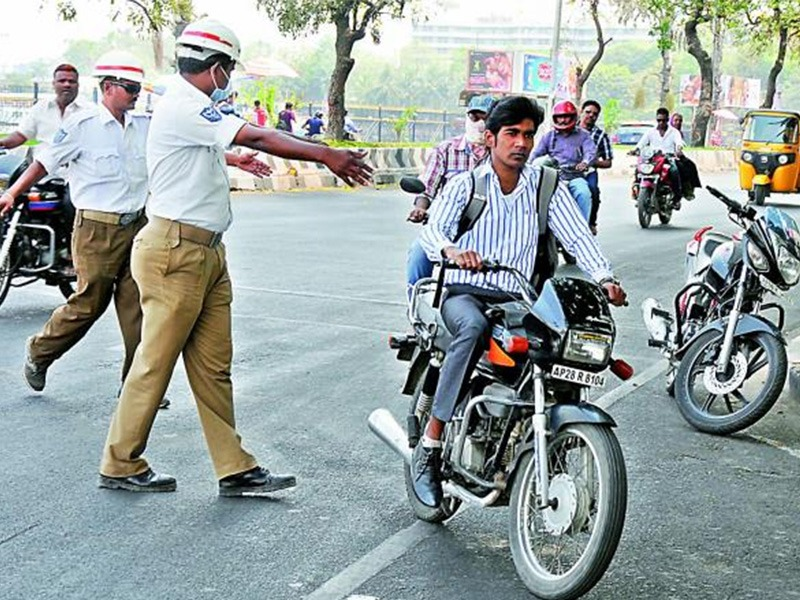
#> input picture frontend/public/testImage1.png, 800 x 600 px; its folder holds 3 pictures in this run
$ python generate_test_mock_images.py
#> lines starting #> are read from the running program, lines starting #| are printed output that depends on the picture
import os
import sys

try:
    from PIL import Image, ImageDraw, ImageFont, ImageEnhance
except ImportError:
    import subprocess
    subprocess.check_call([sys.executable, "-m", "pip", "install", "Pillow"])
    from PIL import Image, ImageDraw, ImageFont, ImageEnhance

base_dir = os.path.dirname(os.path.abspath(__file__))

# Load system font for high visibility
try:
    font = ImageFont.truetype("arial.ttf", 15)
    large_font = ImageFont.truetype("arial.ttf", 18)
except IOError:
    font = ImageFont.load_default()
    large_font = ImageFont.load_default()

# Helper to draw a box with dynamic text background
def draw_box(draw, x, y, w, h, color, text, custom_font=font):
    # Thicker border (4px) for high visibility
    draw.rectangle([x, y, x + w, y + h], outline=color, width=4)

    # Calculate exact text dimensions dynamically
    left, top, right, bottom = draw.textbbox((0, 0), text, font=custom_font)
    text_w = right - left
    text_h = bottom - top

    # Draw background box for text flag above the box (with padding)
    pad_x = 8
    pad_y = 4

    flag_y1 = y - text_h - (pad_y * 2)
    flag_y2 = y

    # If the box is at the very top of the image, draw flag inside the box
    if flag_y1 < 0:
        flag_y1 = y
        flag_y2 = y + text_h + (pad_y * 2)

    draw.rectangle([x, flag_y1, x + text_w + (pad_x * 2), flag_y2], fill=color)
    draw.text((x + pad_x, flag_y1 + pad_y), text, font=custom_font, fill="white" if color != "yellow" else "black")

def generate_set(input_filename, output_subdir, entities, lpr_plates, evidence_details):
#> called with input_filename = 'testImage1.png', output_subdir = 'test1'
    input_path = os.path.join(base_dir, "public", input_filename)
    output_dir = os.path.join(base_dir, "public", "mock-images", output_subdir)
    os.makedirs(output_dir, exist_ok=True)

    if not os.path.exists(input_path):
        print(f"Input image not found: {input_path}")
        return

    # Load original
    original = Image.open(input_path).convert("RGB")
#> original is the input picture: PIL image 800x600 RGB; mean R, G, B 153, 163.1, 161.3
    width, height = original.size
#> width = 800; height = 600

    # 1. Preprocessing (Grayscale + Contrast)
    img_pre = original.copy().convert("L").convert("RGB")
    enhancer = ImageEnhance.Contrast(img_pre)
    img_pre = enhancer.enhance(1.5)
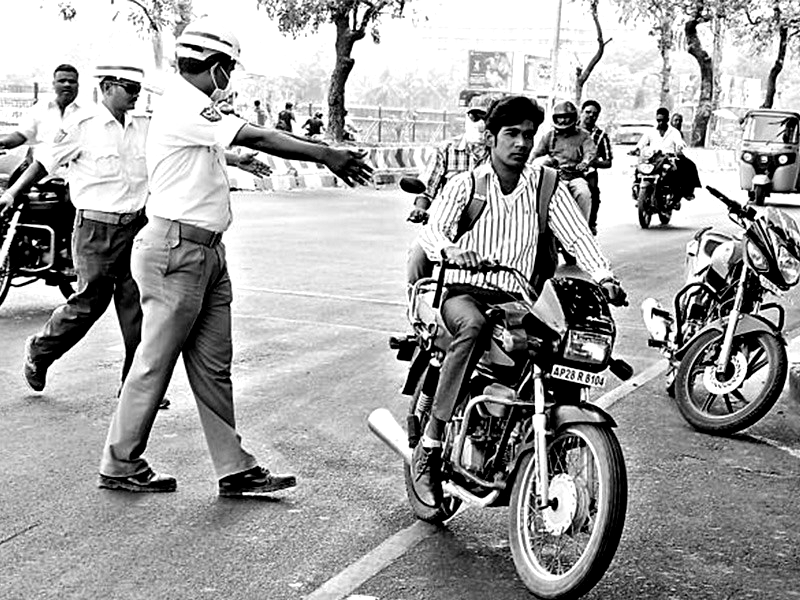
#> img_pre: PIL image 800x600 RGB; min 0, max 255, mean 159.7
    img_pre.save(os.path.join(output_dir, "preprocessing.jpg"), "JPEG", quality=85)

    # 2. Detection (Green bounding boxes for all vehicles)
    img_det = original.copy()
    draw = ImageDraw.Draw(img_det)
    for ent in entities:
        rx, ry, rw, rh = ent["rect"]
        draw_box(draw, rx, ry, rw, rh, "green", f"{ent['class']}: {ent['conf']}")
    img_det.save(os.path.join(output_dir, "detection.jpg"), "JPEG", quality=85)

    # 3. Violation Detection (Red bounding box for violators, green on rest)
    img_viol = original.copy()
    draw = ImageDraw.Draw(img_viol)
    for ent in entities:
        rx, ry, rw, rh = ent["rect"]
        if ent.get("is_violator"):
            draw_box(draw, rx, ry, rw, rh, "red", ent["violation_label"])
        else:
            draw_box(draw, rx, ry, rw, rh, "green", f"{ent['class']}: {ent['conf']}")
    img_viol.save(os.path.join(output_dir, "violation_detection.jpg"), "JPEG", quality=85)

    # 4. Classification (Red on violators, blue on rest)
    img_class = original.copy()
    draw = ImageDraw.Draw(img_class)
    for ent in entities:
        rx, ry, rw, rh = ent["rect"]
        color = "red" if ent.get("is_violator") else "blue"
        draw_box(draw, rx, ry, rw, rh, color, f"{ent['class']}: {ent['conf']}")
    img_class.save(os.path.join(output_dir, "classification.jpg"), "JPEG", quality=85)
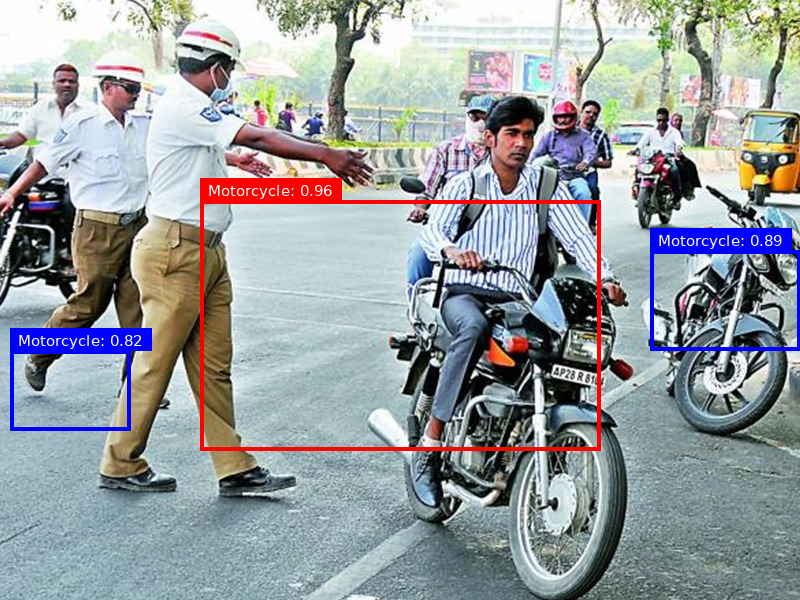
#> saved as classification.jpg: PIL image 800x600 RGB; mean R, G, B 152, 157.6, 160.7

    # 5. LPR (Orange boxes for detected plates, text centered)
    img_lpr = original.copy()
    draw = ImageDraw.Draw(img_lpr)
    for plate_info in lpr_plates:
        lpr_x, lpr_y, lpr_w, lpr_h = plate_info["rect"]
        draw_box(draw, lpr_x, lpr_y, lpr_w, lpr_h, "orange", plate_info["plate"])
        draw.rectangle([lpr_x, lpr_y, lpr_x + lpr_w, lpr_y + lpr_h], fill="orange", outline="white", width=2)

        # Center the plate text
        left, top, right, bottom = draw.textbbox((0, 0), plate_info["plate"], font=large_font)
        text_w = right - left
        text_h = bottom - top
        draw.text((lpr_x + (lpr_w - text_w)//2, lpr_y + (lpr_h - text_h)//2 - 1), plate_info["plate"], font=large_font, fill="black")
#> this loop made 1 pass
#> (left, top, right, bottom, text_w, text_h) on pass 1: (0, 4, 116, 17, 116, 13)
    img_lpr.save(os.path.join(output_dir, "lpr.jpg"), "JPEG", quality=85)

    # 6. Evidence (Draw citation metadata box, red boxes around violators)
    img_evid = original.copy()
    draw = ImageDraw.Draw(img_evid)
    draw.rectangle([10, 10, 520, 110], fill="black")
    draw.text((20, 20), "AI EVIDENCE CITATION", font=large_font, fill="white")
    draw.text((20, 45), f"Primary Case: {evidence_details['class']}", font=font, fill="white")
    draw.text((20, 68), f"Plates Tracked: {', '.join([p['plate'] for p in lpr_plates])}", font=font, fill="white")

    for ent in entities:
        if ent.get("is_violator"):
            rx, ry, rw, rh = ent["rect"]
            draw_box(draw, rx, ry, rw, rh, "red", ent["violation_label"])
    img_evid.save(os.path.join(output_dir, "evidence.jpg"), "JPEG", quality=85)

    # 7. Analytics
    img_analytics = original.copy()
    draw = ImageDraw.Draw(img_analytics, "RGBA")
    for i in range(0, width, 100):
        draw.line([(i, 0), (i, height)], fill=(0, 255, 0, 50), width=1)
    for i in range(0, height, 100):
        draw.line([(0, i), (width, i)], fill=(0, 255, 0, 50), width=1)
    draw.rectangle([0, height - 50, width, height], fill=(0, 0, 0, 150))
    draw.text((20, height - 38), f"Zone A Density: {evidence_details['density']}% | Flow Rate: {evidence_details['flow']} veh/min", font=font, fill="white")
    img_analytics.save(os.path.join(output_dir, "analytics.jpg"), "JPEG", quality=85)

    print(f"Mock images generated for {input_filename} in {output_subdir}")


# --- Configurations for all 3 images ---

# Test 1 (Motorcycle Helmet Violation) - Dimensions 800x600
entities1 = [
    {"rect": [200, 200, 400, 250], "class": "Motorcycle", "conf": "0.96", "is_violator": True, "violation_label": "No Helmet: AP 28R 6104"},
    {"rect": [650, 250, 150, 100], "class": "Motorcycle", "conf": "0.89"},
    {"rect": [10, 350, 120, 80], "class": "Motorcycle", "conf": "0.82"},
]
lpr1 = [{"rect": [355, 360, 120, 30], "plate": "AP 28R 6104"}]
evid1 = {"class": "Helmet Non-Compliance", "conf": "96.1%", "density": "84", "flow": "42"}

# Test 2 (Tamil Nadu: Two Helmet Violations) - Dimensions 800x448
entities2 = [
    {"rect": [120, 160, 160, 200], "class": "Motorcycle", "conf": "0.92", "is_violator": True, "violation_label": "No Helmet: TN 09BL 0196"},
    {"rect": [500, 150, 170, 210], "class": "Motorcycle", "conf": "0.95", "is_violator": True, "violation_label": "No Helmet: TN 09BJ 4054"},
    {"rect": [330, 170, 130, 90], "class": "Car", "conf": "0.91"},
]
lpr2 = [
    {"rect": [140, 310, 120, 30], "plate": "TN 09BL 0196"},
    {"rect": [525, 310, 120, 30], "plate": "TN 09BJ 4054"}
]
evid2 = {"class": "Double Helmet Violation", "conf": "95.0%", "density": "62", "flow": "28"}

# Test 3 (Maharashtra: Wrong Side + Helmet Violators) - Dimensions 960x540
entities3 = [
    {"rect": [250, 220, 150, 180], "class": "Motorcycle", "conf": "0.97", "is_violator": True, "violation_label": "Wrong Side + No Helmet: MH 12HA 5097"},
    {"rect": [550, 210, 160, 190], "class": "Motorcycle", "conf": "0.94", "is_violator": True, "violation_label": "No Helmet: MH 12 HK 8561"},
    {"rect": [750, 290, 100, 90], "class": "Bicycle", "conf": "0.85"},
]
lpr3 = [
    {"rect": [265, 350, 120, 30], "plate": "MH 12HA 5097"},
    {"rect": [570, 350, 120, 30], "plate": "MH 12 HK 8561"}
]
evid3 = {"class": "Wrong-Side Driving + No Helmet", "conf": "97.0%", "density": "45", "flow": "15"}

# Generate all
generate_set("testImage1.png", "test1", entities1, lpr1, evid1)
generate_set("testImage2.jpeg", "test2", entities2, lpr2, evid2)
#> call 2 of generate_set, with input_filename = 'testImage2.jpeg', output_subdir = 'test2'
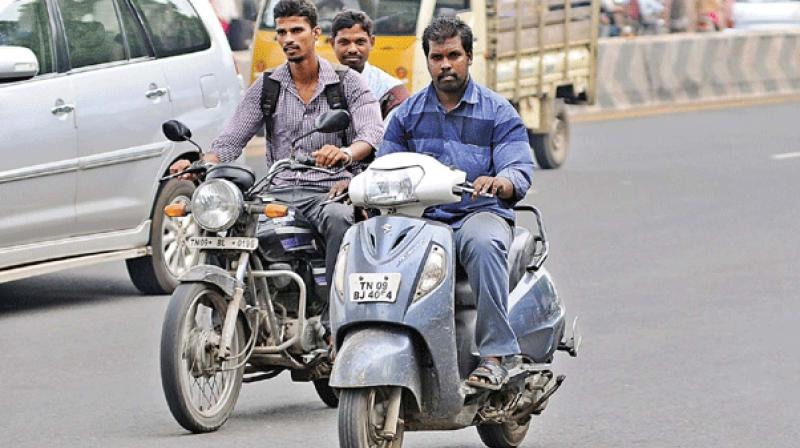
#> input picture frontend/public/testImage2.jpeg, 800 x 448 px
#> in generate_set, original is the input picture: PIL image 800x448 RGB; mean R, G, B 158.3, 155.4, 156.8
#> in generate_set (call 2), `img_pre = enhancer.enhance(1.5)`:
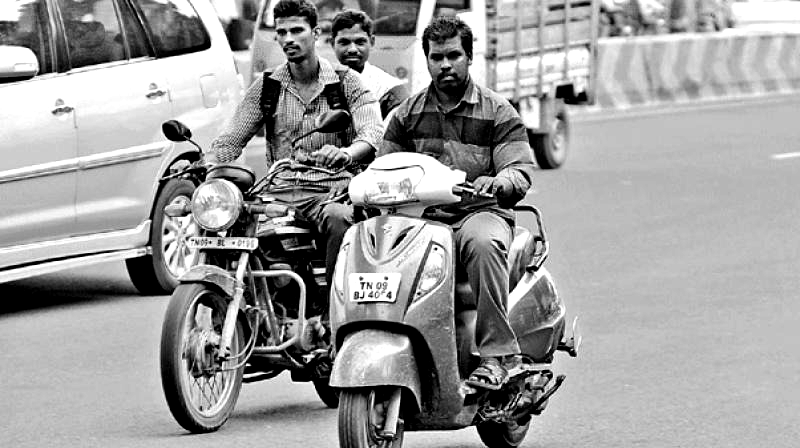
#> img_pre: PIL image 800x448 RGB; min 0, max 255, mean 157.2
#> in generate_set (call 2), `img_class.save(os.path.join(output_dir, "classification.jpg"), "JPEG",..`:
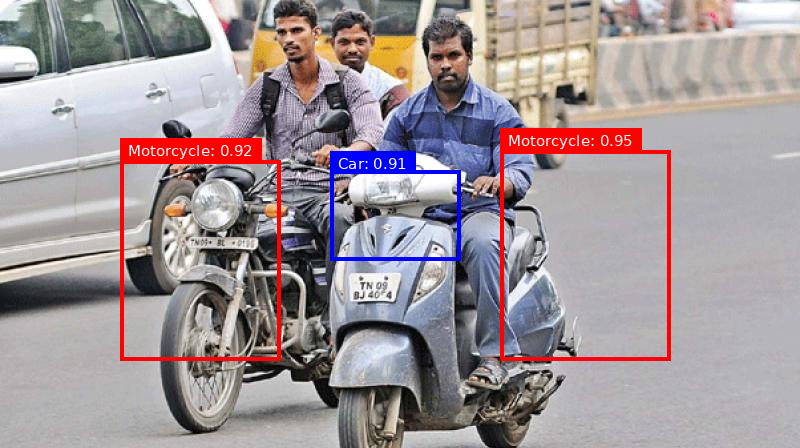
#> saved as classification.jpg: PIL image 800x448 RGB; mean R, G, B 160.3, 149.4, 152.8
#> the loop in generate_set (call 2), `for plate_info in lpr_plates:` made 2 passes
#> (left, top, right, bottom, text_w, text_h) on passes 1 to 2: (-1, 4, 127, 17, 128, 13), (-1, 4, 122, 21, 123, 17)
#> in generate_set (call 2), `img_evid.save(os.path.join(output_dir, "evidence.jpg"), "JPEG", qualit..`:
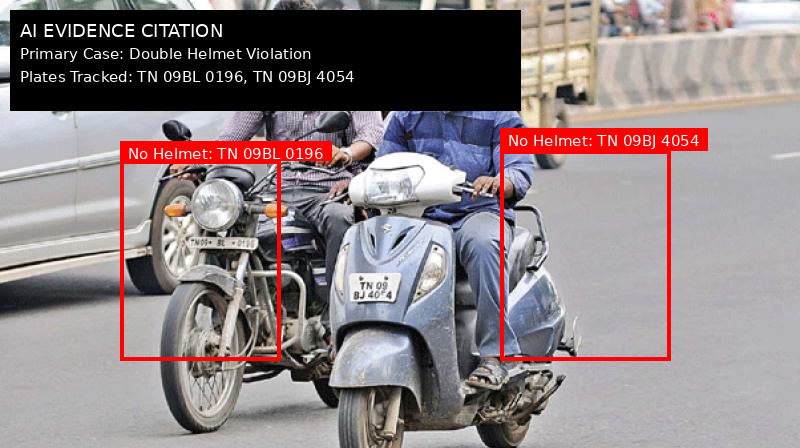
#> saved as evidence.jpg: PIL image 800x448 RGB; mean R, G, B 141, 129.7, 131.8
#> in generate_set (call 2), `img_analytics.save(os.path.join(output_dir, "analytics.jpg"), "JPEG", ..`:
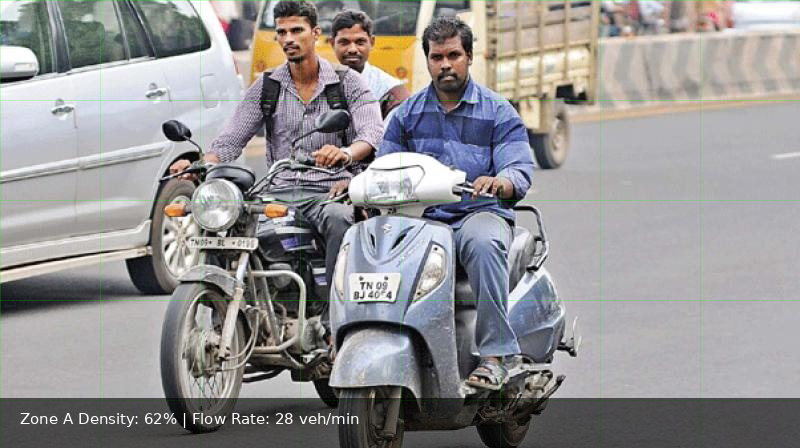
#> saved as analytics.jpg: PIL image 800x448 RGB; mean R, G, B 147.9, 146.2, 146.7
generate_set("testImage3.avif", "test3", entities3, lpr3, evid3)
